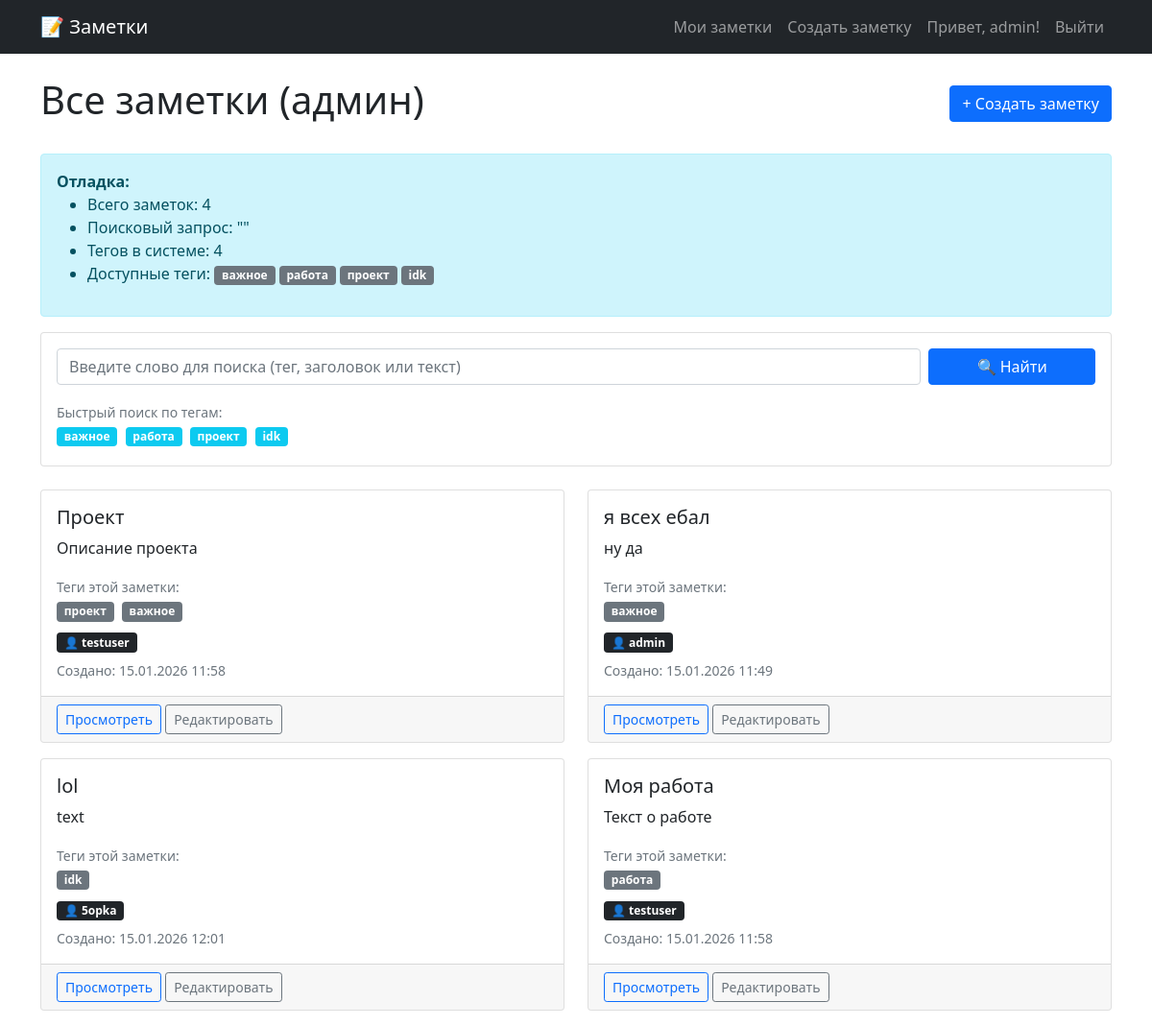
Screenshot of /notes/ (signed in) with the database file from the repository.
### notes/models.py (models this page shows, shortened)
class Tag(models.Model):
    name = models.CharField(max_length=50, unique=True)

class Note(models.Model):
    user = models.ForeignKey(User, on_delete=models.CASCADE)
    title = models.CharField(max_length=200, verbose_name="Заголовок")
    content = models.TextField(verbose_name="Текст заметки")
    created_at = models.DateTimeField(auto_now_add=True, verbose_name="Дата создания")
    updated_at = models.DateTimeField(auto_now=True, verbose_name="Дата изменения")
    tags = models.ManyToManyField(Tag, blank=True, verbose_name="Теги")
    class Meta:
        ordering = ['-updated_at']  # Сортировка по умолчанию

### notes/views.py (the view, shortened to what this page needs)
# urls.py: path('notes/', views.note_list, name='note_list'),
@login_required
def note_list(request):
    if request.user.is_staff or request.user.is_superuser:
        notes = Note.objects.all()
    else:
        notes = Note.objects.filter(user=request.user)
    search_form = SearchForm(request.GET)
    search_query = ""
    if search_form.is_valid():
        search_query = search_form.cleaned_data.get('query', '').strip()
    all_tags = Tag.objects.filter(note__in=notes).distinct()
    return render(request, 'notes/note_list.html', {
        'notes': notes,
        'search_form': search_form,
        'search_query': search_query,
        'all_tags': all_tags,
    })

### notes/forms.py
class SearchForm(forms.Form):
    query = forms.CharField(
        label='',
        required=False,
        widget=forms.TextInput(attrs={
            'placeholder': 'Поиск по заголовку, тексту или тегам',
            'class': 'form-control'
        }),
        max_length=100
    )

### notes/templates/notes/note_list.html (shortened to what this page needs)
{% extends 'notes/base.html' %}
{% block content %}
<div class="d-flex justify-content-between align-items-center mb-4">
    <h1>
        {% if user.is_staff or user.is_superuser %}
            Все заметки (админ)
        {% else %}
            Мои заметки
        {% endif %}
    </h1>
    <a href="{% url 'note_create' %}" class="btn btn-primary">+ Создать заметку</a>
</div>
<div class="alert alert-info">
    <strong>Отладка:</strong>
    <ul>
        <li>Всего заметок: {{ notes.count }}</li>
        <li>Поисковый запрос: "{{ search_query }}"</li>
        <li>Тегов в системе: {{ all_tags.count }}</li>
        {% if all_tags %}
            <li>Доступные теги:
                {% for tag in all_tags %}
                    <span class="badge bg-secondary">{{ tag.name }}</span>
                {% endfor %}
            </li>
        {% endif %}
    </ul>
</div>
<div class="card mb-4">
    <div class="card-body">
        <form method="get" class="row g-2">
            <div class="col-md-10">
                <input type="text"
                       name="query"
                       value="{{ search_query }}"
                       placeholder="Введите слово для поиска (тег, заголовок или текст)"
                       class="form-control">
            </div>
            <div class="col-md-2">
                <button type="submit" class="btn btn-primary w-100">🔍 Найти</button>
            </div>
        </form>
        {% if all_tags %}
        <div class="mt-3">
            <small class="text-muted">Быстрый поиск по тегам:</small><br>
            {% for tag in all_tags %}
                <a href="?query={{ tag.name }}" class="badge bg-info text-decoration-none me-1 mb-1">
                    {{ tag.name }}
                </a>
            {% endfor %}
        </div>
        {% endif %}
    </div>
</div>
{% if notes %}
    <div class="row">
        {% for note in notes %}
        <div class="col-md-6 mb-3">
            <div class="card h-100">
                <div class="card-body">
                    <h5 class="card-title">{{ note.title }}</h5>
                    <p class="card-text">{{ note.content|truncatewords:20 }}</p>
                    <div class="mb-2">
                        <small class="text-muted">Теги этой заметки:</small><br>
                        {% if note.tags.all %}
                            {% for tag in note.tags.all %}
                                <span class="badge bg-secondary me-1">{{ tag.name }}</span>
                            {% endfor %}
                        {% else %}
                            <span class="badge bg-light text-dark">нет тегов</span>
                        {% endif %}
                    </div>
                    {% if user.is_staff or user.is_superuser %}
                    <div class="mb-2">
                        <span class="badge bg-dark">👤 {{ note.user.username }}</span>
                    </div>
                    {% endif %}
                    <div class="text-muted small">
                        Создано: {{ note.created_at|date:"d.m.Y H:i" }}
                    </div>
                </div>
                <div class="card-footer">
                    <a href="{% url 'note_detail' note.pk %}" class="btn btn-sm btn-outline-primary">Просмотреть</a>
                    <a href="{% url 'note_edit' note.pk %}" class="btn btn-sm btn-outline-secondary">Редактировать</a>
                </div>
            </div>
        </div>
        {% endfor %}
    </div>
{% endif %}
{% endblock %}

### notes/templates/notes/base.html (shortened to what this page needs)
<!DOCTYPE html>
<html lang="ru">
<head>
    <link href="https://cdn.jsdelivr.net/npm/bootstrap@5.1.3/dist/css/bootstrap.min.css" rel="stylesheet">
</head>
<body>
    <nav class="navbar navbar-expand-lg navbar-dark bg-dark">
        <div class="container">
            <a class="navbar-brand" href="{% url 'home' %}">📝 Заметки</a>
            <div class="navbar-nav">
                {% if user.is_authenticated %}
                    <a class="nav-link" href="{% url 'note_list' %}">Мои заметки</a>
                    <a class="nav-link" href="{% url 'note_create' %}">Создать заметку</a>
                    <span class="nav-link">Привет, {{ user.username }}!</span>
                    <a class="nav-link" href="{% url 'logout' %}">Выйти</a>
                {% else %}
                    <a class="nav-link" href="{% url 'login' %}">Войти</a>
                    <a class="nav-link" href="{% url 'register' %}">Регистрация</a>
                {% endif %}
            </div>
        </div>
    </nav>
    <div class="container mt-4">
        {% block content %}{% endblock %}
    </div>
</body>
</html>

### rows the page displays
Tag: name "важное"
Tag: name "работа"
Tag: name "проект"
Tag: name "idk"
Note: title "Проект", content "Описание проекта", user.username "testuser", created_at "15.01.2026 11:58"
Note: title "я всех ебал", content "ну да", user.username "admin", created_at "15.01.2026 11:49"
Note: title "lol", content "text", user.username "5opka", created_at "15.01.2026 12:01"
Note: title "Моя работа", content "Текст о работе", user.username "testuser", created_at "15.01.2026 11:58"

### other values shown
{{ user.username }} "admin"
{{ notes.count }} "4"
{{ all_tags.count }} "4"
